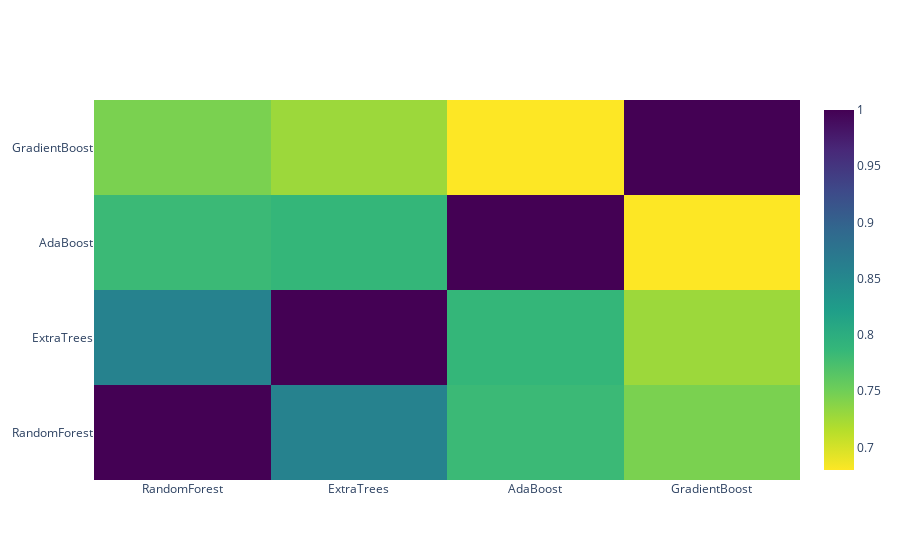

Notebook cell for this chart:
### Markdown cell above
**Correlation Heatmap of the Second Level Training set**

### Code cell
data = [
    go.Heatmap(
        z= base_predictions_train.astype(float).corr().values ,
        x=base_predictions_train.columns.values,
        y= base_predictions_train.columns.values,
          colorscale='Viridis',
            showscale=True,
            reversescale = True,
    )
]
py.iplot(data, filename='labelled-heatmap')

### Figure 1 — Plotly figure (JSON) as saved in the notebook; plotly's stock layout.template omitted (floating-point values rounded to 4 significant figures)
{"data": [{"colorscale": [[0, "#440154"], [0.1111, "#482878"], [0.2222, "#3e4989"], [0.3333, "#31688e"], [0.4444, "#26828e"], [0.5556, "#1f9e89"], [0.6667, "#35b779"], [0.7778, "#6ece58"], [0.8889, "#b5de2b"], [1, "#fde725"]], "reversescale": true, "showscale": true, "type": "heatmap", "x": ["RandomForest", "ExtraTrees", "AdaBoost", "GradientBoost"], "y": ["RandomForest", "ExtraTrees", "AdaBoost", "GradientBoost"], "z": [[1, 0.8575, 0.7828, 0.745], [0.8575, 1, 0.7875, 0.7281], [0.7828, 0.7875, 1, 0.6799], [0.745, 0.7281, 0.6799, 1]]}], "layout": {}}
